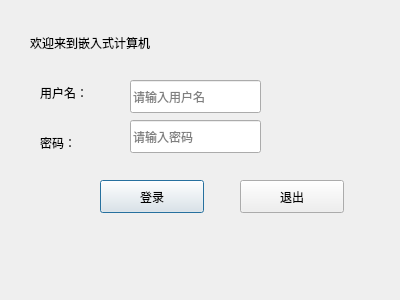
<?xml version="1.0" encoding="UTF-8"?>
<ui version="4.0">
 <class>LoginDialog</class>
 <widget class="QDialog" name="LoginDialog">
  <property name="geometry">
   <rect>
    <x>0</x>
    <y>0</y>
    <width>400</width>
    <height>300</height>
   </rect>
  </property>
  <property name="windowTitle">
   <string>Dialog</string>
  </property>
  <widget class="QLabel" name="usernamelabel">
   <property name="geometry">
    <rect>
     <x>40</x>
     <y>80</y>
     <width>79</width>
     <height>25</height>
    </rect>
   </property>
   <property name="text">
    <string>用户名：</string>
   </property>
  </widget>
  <widget class="QLabel" name="pwdlabel">
   <property name="geometry">
    <rect>
     <x>40</x>
     <y>130</y>
     <width>79</width>
     <height>25</height>
    </rect>
   </property>
   <property name="text">
    <string>密码：</string>
   </property>
  </widget>
  <widget class="QLineEdit" name="usr_lineEdit">
   <property name="geometry">
    <rect>
     <x>130</x>
     <y>80</y>
     <width>131</width>
     <height>33</height>
    </rect>
   </property>
   <property name="placeholderText">
    <string>请输入用户名</string>
   </property>
  </widget>
  <widget class="QLineEdit" name="pwd_lineEdit">
   <property name="geometry">
    <rect>
     <x>130</x>
     <y>120</y>
     <width>131</width>
     <height>33</height>
    </rect>
   </property>
   <property name="placeholderText">
    <string>请输入密码</string>
   </property>
  </widget>
  <widget class="QPushButton" name="login_pushButton">
   <property name="geometry">
    <rect>
     <x>100</x>
     <y>180</y>
     <width>104</width>
     <height>33</height>
    </rect>
   </property>
   <property name="text">
    <string>登录</string>
   </property>
  </widget>
  <widget class="QPushButton" name="exit_pushButton">
   <property name="geometry">
    <rect>
     <x>240</x>
     <y>180</y>
     <width>104</width>
     <height>33</height>
    </rect>
   </property>
   <property name="text">
    <string>退出</string>
   </property>
  </widget>
  <widget class="QLabel" name="label">
   <property name="geometry">
    <rect>
     <x>30</x>
     <y>30</y>
     <width>211</width>
     <height>25</height>
    </rect>
   </property>
   <property name="text">
    <string>欢迎来到嵌入式计算机</string>
   </property>
  </widget>
 </widget>
 <resources/>
 <connections>
  <connection>
   <sender>exit_pushButton</sender>
   <signal>clicked()</signal>
   <receiver>LoginDialog</receiver>
   <slot>close()</slot>
   <hints>
    <hint type="sourcelabel">
     <x>291</x>
     <y>196</y>
    </hint>
    <hint type="destinationlabel">
     <x>199</x>
     <y>149</y>
    </hint>
   </hints>
  </connection>
 </connections>
</ui>
